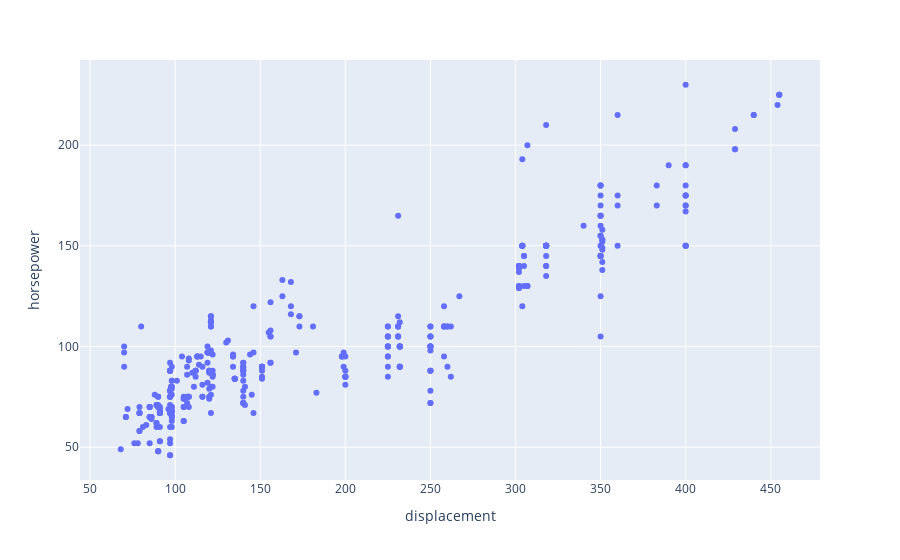

Notebook code cell kept with this figure:
### Code cell
px.scatter(mpg, x="displacement", y="horsepower")

### Figure 1 — Plotly figure (JSON) as saved in the notebook; plotly's stock layout.template omitted (floating-point values rounded to 4 significant figures; data arrays with more than 128 entries replaced by an {"elided": "..."} marker saying what was removed)
{"data": [{"hovertemplate": "displacement=%{x}<br>horsepower=%{y}<extra></extra>", "legendgroup": "", "marker": {"color": "#636efa", "symbol": "circle"}, "mode": "markers", "name": "", "orientation": "v", "showlegend": false, "type": "scatter", "x": {"elided": "392 float values"}, "xaxis": "x", "y": {"elided": "392 int values"}, "yaxis": "y"}], "layout": {"legend": {"tracegroupgap": 0}, "margin": {"t": 60}, "xaxis": {"anchor": "y", "domain": [0, 1], "title": {"text": "displacement"}}, "yaxis": {"anchor": "x", "domain": [0, 1], "title": {"text": "horsepower"}}}}
